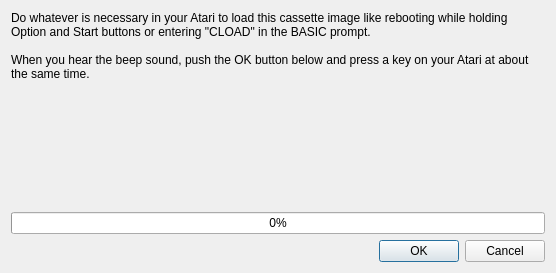
<?xml version="1.0" encoding="UTF-8"?>
<ui version="4.0">
 <class>CassetteDialog</class>
 <widget class="QDialog" name="CassetteDialog">
  <property name="windowModality">
   <enum>Qt::ApplicationModal</enum>
  </property>
  <property name="geometry">
   <rect>
    <x>0</x>
    <y>0</y>
    <width>556</width>
    <height>273</height>
   </rect>
  </property>
  <property name="sizePolicy">
   <sizepolicy hsizetype="Expanding" vsizetype="Expanding">
    <horstretch>0</horstretch>
    <verstretch>0</verstretch>
   </sizepolicy>
  </property>
  <property name="windowTitle">
   <string>Cassette image playback</string>
  </property>
  <layout class="QVBoxLayout" name="verticalLayout">
   <item>
    <widget class="QLabel" name="label">
     <property name="sizePolicy">
      <sizepolicy hsizetype="Expanding" vsizetype="Expanding">
       <horstretch>0</horstretch>
       <verstretch>0</verstretch>
      </sizepolicy>
     </property>
     <property name="text">
      <string>Do whatever is necessary in your Atari to load this cassette image like rebooting while holding Option and Start buttons or entering &quot;CLOAD&quot; in the BASIC prompt.

When you hear the beep sound, push the OK button below and press a key on your Atari at about the same time.</string>
     </property>
     <property name="alignment">
      <set>Qt::AlignLeading|Qt::AlignLeft|Qt::AlignTop</set>
     </property>
     <property name="wordWrap">
      <bool>true</bool>
     </property>
    </widget>
   </item>
   <item>
    <widget class="QLabel" name="imgCass">
     <property name="enabled">
      <bool>true</bool>
     </property>
     <property name="layoutDirection">
      <enum>Qt::LeftToRight</enum>
     </property>
     <property name="autoFillBackground">
      <bool>true</bool>
     </property>
     <property name="text">
      <string/>
     </property>
     <property name="scaledContents">
      <bool>false</bool>
     </property>
     <property name="alignment">
      <set>Qt::AlignCenter</set>
     </property>
     <property name="wordWrap">
      <bool>true</bool>
     </property>
     <property name="openExternalLinks">
      <bool>false</bool>
     </property>
    </widget>
   </item>
   <item>
    <widget class="QProgressBar" name="progressBar">
     <property name="value">
      <number>0</number>
     </property>
     <property name="alignment">
      <set>Qt::AlignCenter</set>
     </property>
    </widget>
   </item>
   <item>
    <widget class="QDialogButtonBox" name="buttonBox">
     <property name="orientation">
      <enum>Qt::Horizontal</enum>
     </property>
     <property name="standardButtons">
      <set>QDialogButtonBox::Cancel|QDialogButtonBox::Ok</set>
     </property>
    </widget>
   </item>
  </layout>
 </widget>
 <resources/>
 <connections>
  <connection>
   <sender>buttonBox</sender>
   <signal>accepted()</signal>
   <receiver>CassetteDialog</receiver>
   <slot>accept()</slot>
   <hints>
    <hint type="sourcelabel">
     <x>248</x>
     <y>254</y>
    </hint>
    <hint type="destinationlabel">
     <x>157</x>
     <y>274</y>
    </hint>
   </hints>
  </connection>
  <connection>
   <sender>buttonBox</sender>
   <signal>rejected()</signal>
   <receiver>CassetteDialog</receiver>
   <slot>reject()</slot>
   <hints>
    <hint type="sourcelabel">
     <x>316</x>
     <y>260</y>
    </hint>
    <hint type="destinationlabel">
     <x>286</x>
     <y>274</y>
    </hint>
   </hints>
  </connection>
 </connections>
</ui>
